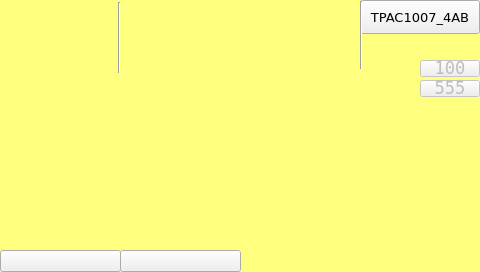
<?xml version="1.0" encoding="UTF-8"?>
<ui version="4.0">
 <class>page300</class>
 <widget class="QWidget" name="page300">
  <property name="geometry">
   <rect>
    <x>0</x>
    <y>0</y>
    <width>480</width>
    <height>272</height>
   </rect>
  </property>
  <property name="minimumSize">
   <size>
    <width>480</width>
    <height>272</height>
   </size>
  </property>
  <property name="maximumSize">
   <size>
    <width>480</width>
    <height>272</height>
   </size>
  </property>
  <property name="windowTitle">
   <string>page300</string>
  </property>
  <property name="styleSheet">
   <string notr="true">QWidget#page300
{
background-color: rgb(255, 255, 127);
	border-image: url(:/icons/my_img/TPAC1007_04_AB_.png);
}</string>
  </property>
  <widget class="ATCMled" name="atcmLed_PLC_DigIn_2">
   <property name="geometry">
    <rect>
     <x>134</x>
     <y>122</y>
     <width>15</width>
     <height>15</height>
    </rect>
   </property>
   <property name="toolTip">
    <string>PLC_DigIn_2</string>
   </property>
   <property name="whatsThis">
    <string>ATCMled widget</string>
   </property>
   <property name="variable">
    <string>PLC_DigIn_2</string>
   </property>
   <property name="refresh">
    <number>500</number>
   </property>
   <property name="viewStatus">
    <bool>false</bool>
   </property>
   <property name="visibilityVar">
    <string/>
   </property>
   <property name="onIcon">
    <iconset>
     <normaloff>:/on.png</normaloff>:/on.png</iconset>
   </property>
   <property name="offIcon">
    <iconset>
     <normaloff>:/off.png</normaloff>:/off.png</iconset>
   </property>
  </widget>
  <widget class="Line" name="line_vt_4">
   <property name="geometry">
    <rect>
     <x>360</x>
     <y>1</y>
     <width>3</width>
     <height>68</height>
    </rect>
   </property>
   <property name="orientation">
    <enum>Qt::Vertical</enum>
   </property>
  </widget>
  <widget class="ATCMdate" name="atcmDate">
   <property name="geometry">
    <rect>
     <x>0</x>
     <y>250</y>
     <width>121</width>
     <height>22</height>
    </rect>
   </property>
   <property name="font">
    <font>
     <family>DejaVu Sans Mono</family>
    </font>
   </property>
   <property name="toolTip">
    <string>ATCM QDate</string>
   </property>
   <property name="whatsThis">
    <string>ATCMdate widget</string>
   </property>
   <property name="bgColor">
    <color>
     <red>170</red>
     <green>255</green>
     <blue>127</blue>
    </color>
   </property>
   <property name="borderWidth">
    <number>0</number>
   </property>
   <property name="borderRadius">
    <number>0</number>
   </property>
   <property name="format">
    <enum>ATCMdate::YYYY_MM_DD</enum>
   </property>
  </widget>
  <widget class="ATCMled" name="atcmLed_PLC_DigIn_3">
   <property name="geometry">
    <rect>
     <x>149</x>
     <y>122</y>
     <width>15</width>
     <height>15</height>
    </rect>
   </property>
   <property name="toolTip">
    <string>PLC_DigIn_3</string>
   </property>
   <property name="whatsThis">
    <string>ATCMled widget</string>
   </property>
   <property name="variable">
    <string>PLC_DigIn_3</string>
   </property>
   <property name="refresh">
    <number>500</number>
   </property>
   <property name="viewStatus">
    <bool>false</bool>
   </property>
   <property name="visibilityVar">
    <string/>
   </property>
   <property name="onIcon">
    <iconset>
     <normaloff>:/on.png</normaloff>:/on.png</iconset>
   </property>
   <property name="offIcon">
    <iconset>
     <normaloff>:/off.png</normaloff>:/off.png</iconset>
   </property>
  </widget>
  <widget class="ATCMled" name="atcmLed_PLC_DigIn_6">
   <property name="geometry">
    <rect>
     <x>190</x>
     <y>122</y>
     <width>15</width>
     <height>15</height>
    </rect>
   </property>
   <property name="toolTip">
    <string>PLC_DigIn_6</string>
   </property>
   <property name="whatsThis">
    <string>ATCMled widget</string>
   </property>
   <property name="variable">
    <string>PLC_DigIn_6</string>
   </property>
   <property name="refresh">
    <number>500</number>
   </property>
   <property name="viewStatus">
    <bool>false</bool>
   </property>
   <property name="visibilityVar">
    <string/>
   </property>
   <property name="onIcon">
    <iconset>
     <normaloff>:/on.png</normaloff>:/on.png</iconset>
   </property>
   <property name="offIcon">
    <iconset>
     <normaloff>:/off.png</normaloff>:/off.png</iconset>
   </property>
  </widget>
  <widget class="ATCMbutton" name="atcmButton_menu">
   <property name="geometry">
    <rect>
     <x>360</x>
     <y>0</y>
     <width>120</width>
     <height>34</height>
    </rect>
   </property>
   <property name="font">
    <font>
     <family>DejaVu Sans</family>
     <pointsize>10</pointsize>
     <weight>50</weight>
     <bold>false</bold>
    </font>
   </property>
   <property name="toolTip">
    <string/>
   </property>
   <property name="whatsThis">
    <string>ATCMbutton widget</string>
   </property>
   <property name="pageName">
    <string>menu</string>
   </property>
   <property name="statusvar">
    <string/>
   </property>
   <property name="viewStatus">
    <bool>false</bool>
   </property>
   <property name="refresh">
    <number>200</number>
   </property>
   <property name="visibilityVar">
    <string/>
   </property>
   <property name="bgColor">
    <color>
     <red>85</red>
     <green>255</green>
     <blue>255</blue>
    </color>
   </property>
   <property name="borderColor">
    <color>
     <red>0</red>
     <green>0</green>
     <blue>0</blue>
    </color>
   </property>
   <property name="text">
    <string>TPAC1007_4AB</string>
   </property>
   <property name="pressText">
    <string>TPAC1007_4AB</string>
   </property>
   <property name="borderWidth">
    <number>0</number>
   </property>
   <property name="borderRadius">
    <number>0</number>
   </property>
   <property name="apparence">
    <enum>QFrame::Raised</enum>
   </property>
  </widget>
  <widget class="ATCMled" name="atcmLed_PLC_DigIn_8">
   <property name="geometry">
    <rect>
     <x>218</x>
     <y>122</y>
     <width>15</width>
     <height>15</height>
    </rect>
   </property>
   <property name="toolTip">
    <string>PLC_DigIn_8</string>
   </property>
   <property name="whatsThis">
    <string>ATCMled widget</string>
   </property>
   <property name="variable">
    <string>PLC_DigIn_8</string>
   </property>
   <property name="refresh">
    <number>500</number>
   </property>
   <property name="viewStatus">
    <bool>false</bool>
   </property>
   <property name="visibilityVar">
    <string/>
   </property>
   <property name="onIcon">
    <iconset>
     <normaloff>:/on.png</normaloff>:/on.png</iconset>
   </property>
   <property name="offIcon">
    <iconset>
     <normaloff>:/off.png</normaloff>:/off.png</iconset>
   </property>
  </widget>
  <widget class="ATCMled" name="atcmLed_PLC_DigIn_7">
   <property name="geometry">
    <rect>
     <x>204</x>
     <y>122</y>
     <width>15</width>
     <height>15</height>
    </rect>
   </property>
   <property name="toolTip">
    <string>PLC_DigIn_7</string>
   </property>
   <property name="whatsThis">
    <string>ATCMled widget</string>
   </property>
   <property name="variable">
    <string>PLC_DigIn_7</string>
   </property>
   <property name="refresh">
    <number>500</number>
   </property>
   <property name="viewStatus">
    <bool>false</bool>
   </property>
   <property name="visibilityVar">
    <string/>
   </property>
   <property name="onIcon">
    <iconset>
     <normaloff>:/on.png</normaloff>:/on.png</iconset>
   </property>
   <property name="offIcon">
    <iconset>
     <normaloff>:/off.png</normaloff>:/off.png</iconset>
   </property>
  </widget>
  <widget class="Line" name="line_vt_1">
   <property name="geometry">
    <rect>
     <x>111</x>
     <y>2</y>
     <width>16</width>
     <height>71</height>
    </rect>
   </property>
   <property name="orientation">
    <enum>Qt::Vertical</enum>
   </property>
  </widget>
  <widget class="ATCMled" name="atcmLed_PLC_DigIn_1">
   <property name="geometry">
    <rect>
     <x>121</x>
     <y>122</y>
     <width>15</width>
     <height>15</height>
    </rect>
   </property>
   <property name="toolTip">
    <string>PLC_DigIn_1</string>
   </property>
   <property name="whatsThis">
    <string>ATCMled widget</string>
   </property>
   <property name="variable">
    <string>PLC_DigIn_1</string>
   </property>
   <property name="refresh">
    <number>500</number>
   </property>
   <property name="viewStatus">
    <bool>false</bool>
   </property>
   <property name="visibilityVar">
    <string/>
   </property>
   <property name="onIcon">
    <iconset>
     <normaloff>:/on.png</normaloff>:/on.png</iconset>
   </property>
   <property name="offIcon">
    <iconset>
     <normaloff>:/off.png</normaloff>:/off.png</iconset>
   </property>
  </widget>
  <widget class="ATCMled" name="atcmLed_PLC_DigIn_4">
   <property name="geometry">
    <rect>
     <x>163</x>
     <y>122</y>
     <width>15</width>
     <height>15</height>
    </rect>
   </property>
   <property name="toolTip">
    <string>PLC_DigIn_4</string>
   </property>
   <property name="whatsThis">
    <string>ATCMled widget</string>
   </property>
   <property name="variable">
    <string>PLC_DigIn_4</string>
   </property>
   <property name="refresh">
    <number>500</number>
   </property>
   <property name="viewStatus">
    <bool>false</bool>
   </property>
   <property name="visibilityVar">
    <string/>
   </property>
   <property name="onIcon">
    <iconset>
     <normaloff>:/on.png</normaloff>:/on.png</iconset>
   </property>
   <property name="offIcon">
    <iconset>
     <normaloff>:/off.png</normaloff>:/off.png</iconset>
   </property>
  </widget>
  <widget class="ATCMtime" name="atcmTime">
   <property name="geometry">
    <rect>
     <x>120</x>
     <y>250</y>
     <width>121</width>
     <height>22</height>
    </rect>
   </property>
   <property name="font">
    <font>
     <family>DejaVu Sans Mono</family>
    </font>
   </property>
   <property name="toolTip">
    <string>ATCM QTime</string>
   </property>
   <property name="whatsThis">
    <string>ATCMtime widget</string>
   </property>
   <property name="bgColor">
    <color>
     <red>170</red>
     <green>255</green>
     <blue>127</blue>
    </color>
   </property>
   <property name="borderWidth">
    <number>0</number>
   </property>
   <property name="borderRadius">
    <number>0</number>
   </property>
  </widget>
  <widget class="ATCMled" name="atcmLed_PLC_DigIn_9">
   <property name="geometry">
    <rect>
     <x>107</x>
     <y>122</y>
     <width>15</width>
     <height>15</height>
    </rect>
   </property>
   <property name="toolTip">
    <string>PLC_DigIn_9</string>
   </property>
   <property name="whatsThis">
    <string>ATCMled widget</string>
   </property>
   <property name="variable">
    <string>PLC_DigIn_9</string>
   </property>
   <property name="refresh">
    <number>500</number>
   </property>
   <property name="viewStatus">
    <bool>false</bool>
   </property>
   <property name="visibilityVar">
    <string/>
   </property>
   <property name="onIcon">
    <iconset>
     <normaloff>:/on.png</normaloff>:/on.png</iconset>
   </property>
   <property name="offIcon">
    <iconset>
     <normaloff>:/off.png</normaloff>:/off.png</iconset>
   </property>
  </widget>
  <widget class="ATCMled" name="atcmLed_PLC_DigIn_5">
   <property name="geometry">
    <rect>
     <x>177</x>
     <y>122</y>
     <width>15</width>
     <height>15</height>
    </rect>
   </property>
   <property name="toolTip">
    <string>PLC_DigIn_5</string>
   </property>
   <property name="whatsThis">
    <string>ATCMled widget</string>
   </property>
   <property name="variable">
    <string>PLC_DigIn_5</string>
   </property>
   <property name="refresh">
    <number>500</number>
   </property>
   <property name="viewStatus">
    <bool>false</bool>
   </property>
   <property name="visibilityVar">
    <string/>
   </property>
   <property name="onIcon">
    <iconset>
     <normaloff>:/on.png</normaloff>:/on.png</iconset>
   </property>
   <property name="offIcon">
    <iconset>
     <normaloff>:/off.png</normaloff>:/off.png</iconset>
   </property>
  </widget>
  <widget class="ATCMlabel" name="atcmLabel_FWrevision">
   <property name="enabled">
    <bool>false</bool>
   </property>
   <property name="geometry">
    <rect>
     <x>420</x>
     <y>60</y>
     <width>60</width>
     <height>17</height>
    </rect>
   </property>
   <property name="font">
    <font>
     <family>DejaVu Sans Mono</family>
     <pointsize>13</pointsize>
     <weight>50</weight>
     <bold>false</bold>
    </font>
   </property>
   <property name="text">
    <string>100</string>
   </property>
   <property name="toolTip">
    <string>PLC_FWrevision</string>
   </property>
   <property name="whatsThis">
    <string>ATCMlabel widget</string>
   </property>
   <property name="variable">
    <string>PLC_FWrevision</string>
   </property>
   <property name="refresh">
    <number>200</number>
   </property>
   <property name="max">
    <string>0</string>
   </property>
   <property name="min">
    <string>0</string>
   </property>
   <property name="viewStatus">
    <bool>false</bool>
   </property>
   <property name="visibilityVar">
    <string/>
   </property>
   <property name="bgColor">
    <color>
     <red>255</red>
     <green>255</green>
     <blue>127</blue>
    </color>
   </property>
   <property name="fontColor">
    <color>
     <red>0</red>
     <green>0</green>
     <blue>0</blue>
    </color>
   </property>
   <property name="borderWidth">
    <number>0</number>
   </property>
   <property name="borderRadius">
    <number>0</number>
   </property>
  </widget>
  <widget class="ATCMlabel" name="atcmLabel_HWconfig">
   <property name="enabled">
    <bool>false</bool>
   </property>
   <property name="geometry">
    <rect>
     <x>420</x>
     <y>80</y>
     <width>60</width>
     <height>17</height>
    </rect>
   </property>
   <property name="font">
    <font>
     <family>DejaVu Sans Mono</family>
     <pointsize>13</pointsize>
    </font>
   </property>
   <property name="text">
    <string>555</string>
   </property>
   <property name="toolTip">
    <string>PLC_HWconfig</string>
   </property>
   <property name="whatsThis">
    <string>ATCMlabel widget</string>
   </property>
   <property name="variable">
    <string>PLC_HWconfig</string>
   </property>
   <property name="refresh">
    <number>200</number>
   </property>
   <property name="max">
    <string>0</string>
   </property>
   <property name="min">
    <string>0</string>
   </property>
   <property name="viewStatus">
    <bool>false</bool>
   </property>
   <property name="visibilityVar">
    <string/>
   </property>
   <property name="bgColor">
    <color>
     <red>255</red>
     <green>255</green>
     <blue>127</blue>
    </color>
   </property>
   <property name="fontColor">
    <color>
     <red>0</red>
     <green>0</green>
     <blue>0</blue>
    </color>
   </property>
   <property name="borderWidth">
    <number>0</number>
   </property>
   <property name="borderRadius">
    <number>0</number>
   </property>
   <property name="format">
    <enum>ATCMlabel::Hex</enum>
   </property>
  </widget>
  <widget class="ATCManimation" name="atcmAnimation_TEST_STATUS">
   <property name="geometry">
    <rect>
     <x>0</x>
     <y>0</y>
     <width>120</width>
     <height>68</height>
    </rect>
   </property>
   <property name="toolTip">
    <string>TEST_STATUS</string>
   </property>
   <property name="whatsThis">
    <string>ATCManimation widget</string>
   </property>
   <property name="mapping">
    <string>0;:/icons/my_img/local.png;216;:/icons/my_img/remote.png;42;:/icons/my_img/done.png</string>
   </property>
   <property name="variable">
    <string>TEST_STATUS</string>
   </property>
   <property name="refresh">
    <number>500</number>
   </property>
   <property name="viewStatus">
    <bool>false</bool>
   </property>
   <property name="visibilityVar">
    <string/>
   </property>
  </widget>
  <zorder>atcmLed_PLC_DigIn_2</zorder>
  <zorder>atcmDate</zorder>
  <zorder>atcmLed_PLC_DigIn_3</zorder>
  <zorder>atcmLed_PLC_DigIn_6</zorder>
  <zorder>atcmButton_menu</zorder>
  <zorder>atcmLed_PLC_DigIn_8</zorder>
  <zorder>atcmLed_PLC_DigIn_7</zorder>
  <zorder>atcmLed_PLC_DigIn_1</zorder>
  <zorder>atcmLed_PLC_DigIn_4</zorder>
  <zorder>atcmTime</zorder>
  <zorder>atcmLed_PLC_DigIn_9</zorder>
  <zorder>atcmLed_PLC_DigIn_5</zorder>
  <zorder>line_vt_1</zorder>
  <zorder>line_vt_4</zorder>
  <zorder>atcmLabel_FWrevision</zorder>
  <zorder>atcmLabel_HWconfig</zorder>
  <zorder>atcmAnimation_TEST_STATUS</zorder>
 </widget>
 <customwidgets>
  <customwidget>
   <class>ATCManimation</class>
   <extends>QLabel</extends>
   <header>atcmplugin.h</header>
  </customwidget>
  <customwidget>
   <class>ATCMbutton</class>
   <extends>QPushButton</extends>
   <header>atcmplugin.h</header>
  </customwidget>
  <customwidget>
   <class>ATCMdate</class>
   <extends>QPushButton</extends>
   <header>atcmplugin.h</header>
  </customwidget>
  <customwidget>
   <class>ATCMlabel</class>
   <extends>QPushButton</extends>
   <header>atcmplugin.h</header>
  </customwidget>
  <customwidget>
   <class>ATCMled</class>
   <extends>QLabel</extends>
   <header>atcmplugin.h</header>
  </customwidget>
  <customwidget>
   <class>ATCMtime</class>
   <extends>QPushButton</extends>
   <header>atcmplugin.h</header>
  </customwidget>
 </customwidgets>
 <resources/>
 <connections>
  <connection>
   <sender>atcmButton_menu</sender>
   <signal>newPage(const char*,bool)</signal>
   <receiver>page300</receiver>
   <slot>goto_page(const char*,bool)</slot>
   <hints>
    <hint type="sourcelabel">
     <x>20</x>
     <y>20</y>
    </hint>
    <hint type="destinationlabel">
     <x>20</x>
     <y>20</y>
    </hint>
   </hints>
  </connection>
 </connections>
 <slots>
  <slot>goto_page(const char*,bool)</slot>
 </slots>
</ui>
